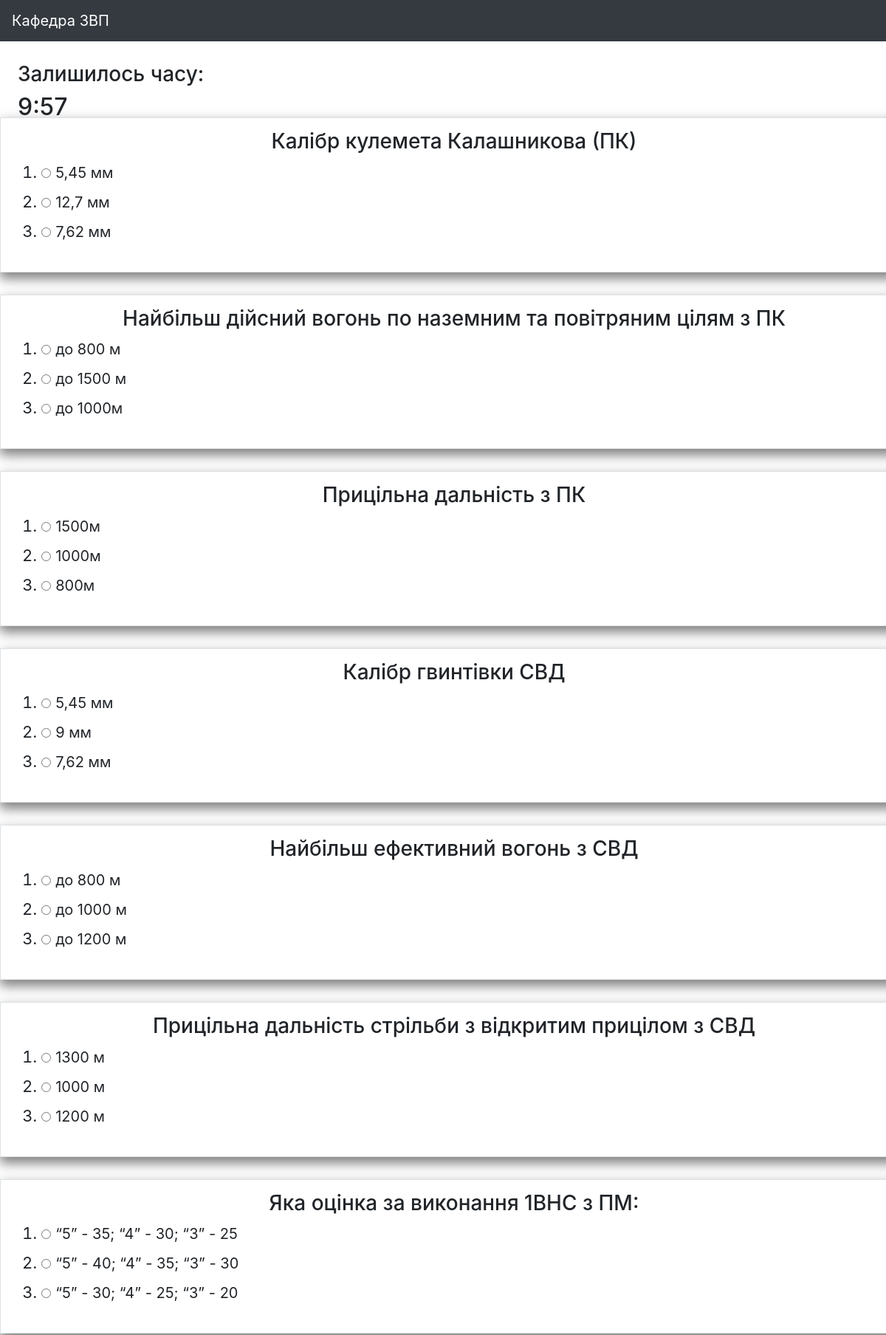
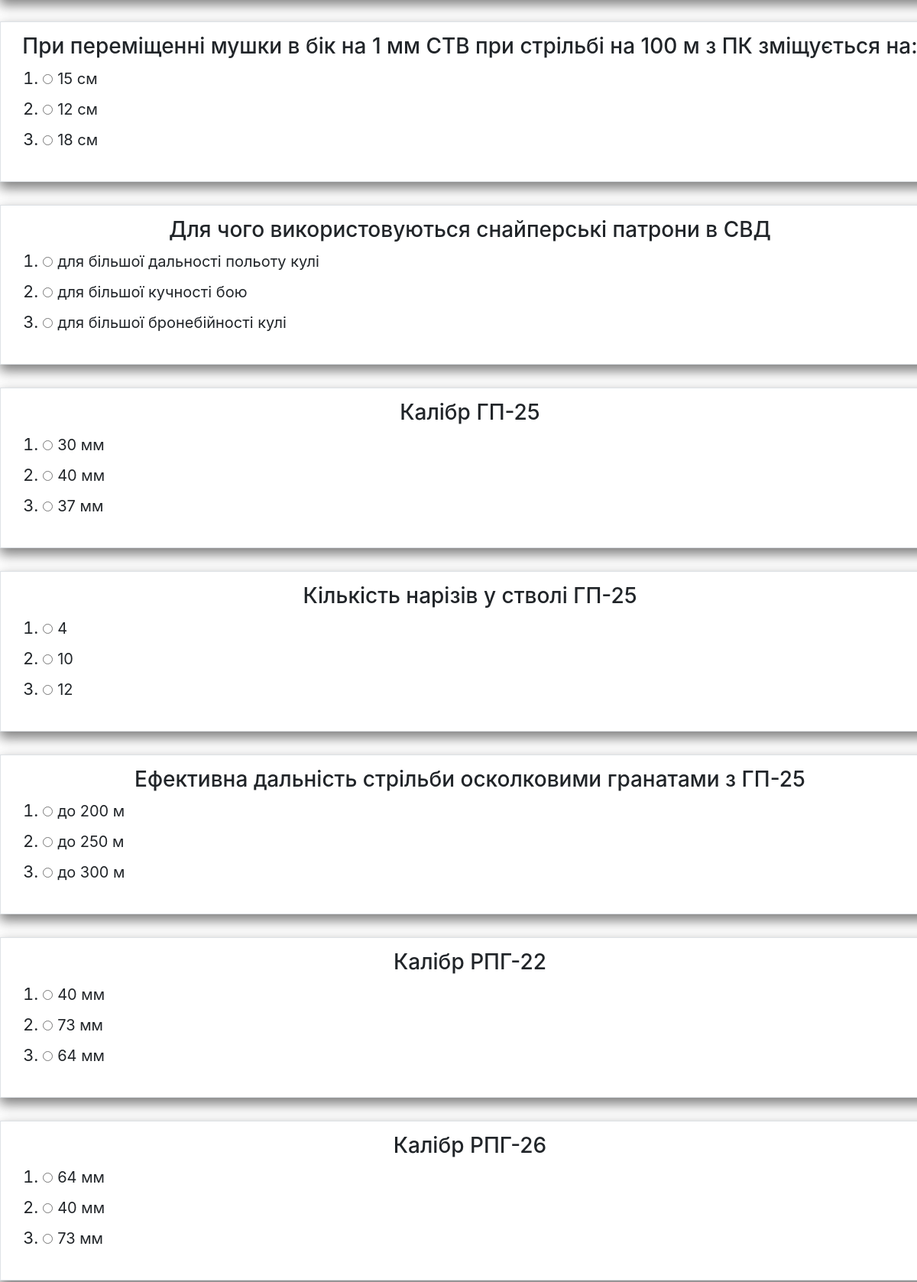
Screenshot of /start-test/1 (signed in, upper part) with the database file from the repository (2 pictures, top to bottom).
### quiz_app/models.py (models this page shows, shortened)
class Question(models.Model):
    link = 'Редагувати'
    class Meta:
        db_table = 'Questions'
        verbose_name = 'Питання'
        verbose_name_plural = 'Всі питання'
    question_quiz = models.ManyToManyField(
        Quiz,
        verbose_name='Тест',
        blank=False
    )
    question_content = models.CharField(
        verbose_name='Питання',
        max_length=2000,
        help_text='Введіть питання, яке буде відображатися під час тесту'
    )
    question_discipline = models.ForeignKey(Discipline,
                                            on_delete=models.CASCADE,
                                            verbose_name='Предмет'
                                            )
    question_first_answer_content = models.CharField(
        max_length=450,
        help_text='Варіант відповіді під літерою А',
        verbose_name='А',
        blank=True
    )
    question_first_answer_state = models.BooleanField(
        default=False,
        blank=True,
        help_text='Показчик чи є відповідь вірною',
        verbose_name='Правильна відповідь'
    )
    question_second_answer_content = models.CharField(
        max_length=450,
        help_text='Варіант відповіді під літерою А',
        verbose_name='Б',
        blank=True
    )
    question_second_answer_state = models.BooleanField(
        default=False,
        blank=True,
        help_text='Показчик чи є відповідь вірною',
        verbose_name = 'Правильна відповідь'
    )
    question_third_answer_content = models.CharField(
        max_length=450,
        help_text='Варіант відповіді під літерою А',
        verbose_name='В',
        blank=True
    )
    question_third_answer_state = models.BooleanField(
        default=False,
        blank=True,
        help_text='Показчик чи є відповідь вірною',
        verbose_name = 'Правильна відповідь'
    )
    question_fourth_answer_content = models.CharField(
        max_length=450,
        help_text='Варіант відповіді під літерою А',
        verbose_name='Г',
        blank=True
    )
    question_fourth_answer_state = models.BooleanField(
        default=False,
        blank=True,
        help_text='Показчик чи є відповідь вірною',
        verbose_name = 'Правильна відповідь'
    )
    question_fifth_answer_content = models.CharField(
        max_length=450,
        help_text='Варіант відповіді під літерою А',
        verbose_name='Д',
        blank=True
    )
    question_fifth_answer_state = models.BooleanField(
        default=False,
        blank=True,
        help_text='Показчик чи є відповідь вірною',
        verbose_name='Правильна відповідь'
    )
    def get_answers(self):
        question_answer_list = (
            'A' + ': ' + str(self.question_first_answer_content),
            'Б' + ': ' + str(self.question_second_answer_content),
            'В' + ': ' + str(self.question_third_answer_content),
            'Г' + ': ' + str(self.question_fourth_answer_content),
            'Д' + ': ' + str(self.question_fifth_answer_content)
        )
        return ',\n'.join(question_answer_list)
    get_answers.short_description = 'Відповіді'
    def get_quizzes(self):
        return ',\n'.join([q.quiz_title for q in self.question_quiz.all()])
    get_quizzes.short_description = 'Тести'
    def get_true_answer(self):
        if self.question_first_answer_state:
            return 'A' + ': ' + str(self.question_first_answer_content)
        elif self.question_second_answer_state:
            return 'Б' + ': ' + str(self.question_second_answer_content)
        elif self.question_third_answer_state:
            return 'В' + ': ' + str(self.question_third_answer_content)
        elif self.question_fourth_answer_state:
            return 'Г' + ': ' + str(self.question_fourth_answer_content)
        elif self.question_fifth_answer_state:
            return 'Д' + ': ' + str(self.question_fifth_answer_content)
    get_true_answer.short_description = 'Правильна відповідь'

### quiz_app/views.py (the view)
# urls.py: path('start-test/<int:quiz_id>', start_test, name='test'),
@login_required
def start_test(request, quiz_id):
    quiz = get_object_or_404(Quiz, pk=quiz_id)
    questions = Question.objects.all().filter(question_quiz=quiz)
    return render(
        request,
        'quiz_app/questions.html',
        {
            'quiz': quiz,
            'questions': questions,
        }
    )

### templates/quiz_app/questions.html (shortened to what this page needs)
{% extends 'quiz_app/questions_base.html' %}
{% block content %}
    <div style="z-index: 1; position: fixed; margin-right: 3vw; margin-left: 2vw;"><h3>Залишилось часу:</h3> <h2><span id="timer"></span></h2></div>
<form action="{% url 'stop_test' quiz.id%}" name="quiz" method="post" enctype="multipart/form-data" style="box-shadow: none; border: none; padding: 0; width: 100%; max-width: 80em; margin-top: 5vw;">
<div class="row" style="width: auto;">
{% for q in questions %}
        <div class="col-12 border" style="margin: 12px; padding: 15px; width: auto; margin: 15px; box-shadow: 0 8px 14px 0 rgba(0, 0, 0, 0.4), 0 6px 20px 0 rgba(0, 0, 0, 0.19);">
            <h3>{{ q.question_content }}</h3>
            <ol style=" text-align: left; font-size: 22px;">
                {% if q.question_first_answer_content %}
                <li>
                    <input type="radio" name="{{ q.question_content }}" value="{{ q.question_first_answer_content }}"/>
                    <label style="font-size: 20px;">{{ q.question_first_answer_content }}</label>
                </li>
                {% endif %}
                {% if q.question_second_answer_content %}
                <li>
                    <input type="radio" name="{{ q.question_content }}" value="{{ q.question_second_answer_content }}"/>
                    <label style="font-size: 20px;">{{ q.question_second_answer_content }}</label>
                </li>
                {% endif %}
                {% if q.question_third_answer_content %}
                <li>
                    <input type="radio" name="{{ q.question_content }}" value="{{ q.question_third_answer_content }}"/>
                    <label style="font-size: 20px;">{{ q.question_third_answer_content }}</label>
                </li>
                {% endif %}
            </ol>
        </div>
{% endfor %}
</div>
</form>
{% endblock %}

### templates/quiz_app/questions_base.html (shortened to what this page needs)
<!DOCTYPE html>
<html lang="en">
{% load static %}
<head>
    <link rel="stylesheet" type="text/css" href='{% static "/bootstrap/css/bootstrap.css" %}'>S
    <link rel="stylesheet" href='{% static "style.css" %}'>
</head>
<body>
    <nav class="navbar navbar-expand-md bg-dark navbar-dark fixed-top">
        <a class="navbar-brand" href="/">
                Кафедра ЗВП
            </a>
        <div class="collapse navbar-collapse ml-5" id="collapsibleNavbar">
            <ul class="navbar-nav">
                <li class="nav-item">
                </li>
            </ul>
        </div>
        <div class="navbar-collapse collapse w-100 order-3 dual-collapse2">
            <ul class="navbar-nav ml-auto">
                <li class="nav-item">
                </li>
            </ul>
        </div>
    </nav>
    <div class="spacer">
    </div>
        {% block content %}
        {% endblock %}
</body>
</html>

### static/style.css (style rules this page uses)
form { position: relative; font-size: 16px; height: auto; max-width: 300px; padding: 55px 35px 45px; margin: 0 auto; background-color: #fff; border: 1px solid rgba(0, 0, 0, 0.1); -webkit-box-sizing: border-box; -moz-box-sizing: border-box; box-sizing: border-box; width: 290px; box-shadow: 0 8px 14px 0 rgba(0, 0, 0, 0.4), 0 6px 20px 0 rgba(0, 0, 0, 0.19); text-align: center; }

### templates/quiz_app/questions_base.html (style rules this page uses)
.spacer { width: 100%; height: 60px; }

### rows the page displays
Question: question_content "Калібр кулемета Калашникова (ПК)", question_first_answer_content "5,45 мм", question_second_answer_content "12,7 мм", question_third_answer_content "7,62 мм"
Question: question_content "Найбільш дійсний вогонь по наземним та повітряним цілям з ПК", question_first_answer_content "до 800 м", question_second_answer_content "до 1500 м", question_third_answer_content "до 1000м"
Question: question_content "Прицільна дальність з ПК", question_first_answer_content "1500м", question_second_answer_content "1000м", question_third_answer_content "800м"
Question: question_content "Калібр гвинтівки СВД", question_first_answer_content "5,45 мм", question_second_answer_content "9 мм", question_third_answer_content "7,62 мм"
Question: question_content "Найбільш ефективний вогонь з СВД", question_first_answer_content "до 800 м", question_second_answer_content "до 1000 м", question_third_answer_content "до 1200 м"
Question: question_content "Прицільна дальність стрільби з відкритим прицілом з СВД", question_first_answer_content "1300 м", question_second_answer_content "1000 м", question_third_answer_content "1200 м"
Question: question_content "Яка оцінка за виконання 1ВНС з ПМ:", question_first_answer_content "“5” - 35; “4” - 30; “3” - 25", question_second_answer_content "“5” - 40; “4” - 35; “3” - 30", question_third_answer_content "“5” - 30; “4” - 25; “3” - 20"
Question: question_content "При переміщенні мушки в бік на 1 мм СТВ при стрільбі на 100 м з ПК зміщується на:", question_first_answer_content "15 см", question_second_answer_content "12 см", question_third_answer_content "18 см"
Question: question_content "Для чого використовуються снайперські патрони в СВД", question_first_answer_content "для більшої дальності польоту кулі", question_second_answer_content "для більшої кучності бою", question_third_answer_content "для більшої бронебійності кулі"
Question: question_content "Калібр ГП-25", question_first_answer_content "30 мм", question_second_answer_content "40 мм", question_third_answer_content "37 мм"
Question: question_content "Кількість нарізів у стволі ГП-25", question_first_answer_content "4", question_second_answer_content "10", question_third_answer_content "12"
Question: question_content "Ефективна дальність стрільби осколковими гранатами з ГП-25", question_first_answer_content "до 200 м", question_second_answer_content "до 250 м", question_third_answer_content "до 300 м"
Question: question_content "Калібр РПГ-22", question_first_answer_content "40 мм", question_second_answer_content "73 мм", question_third_answer_content "64 мм"
Question: question_content "Калібр РПГ-26", question_first_answer_content "64 мм", question_second_answer_content "40 мм", question_third_answer_content "73 мм"
